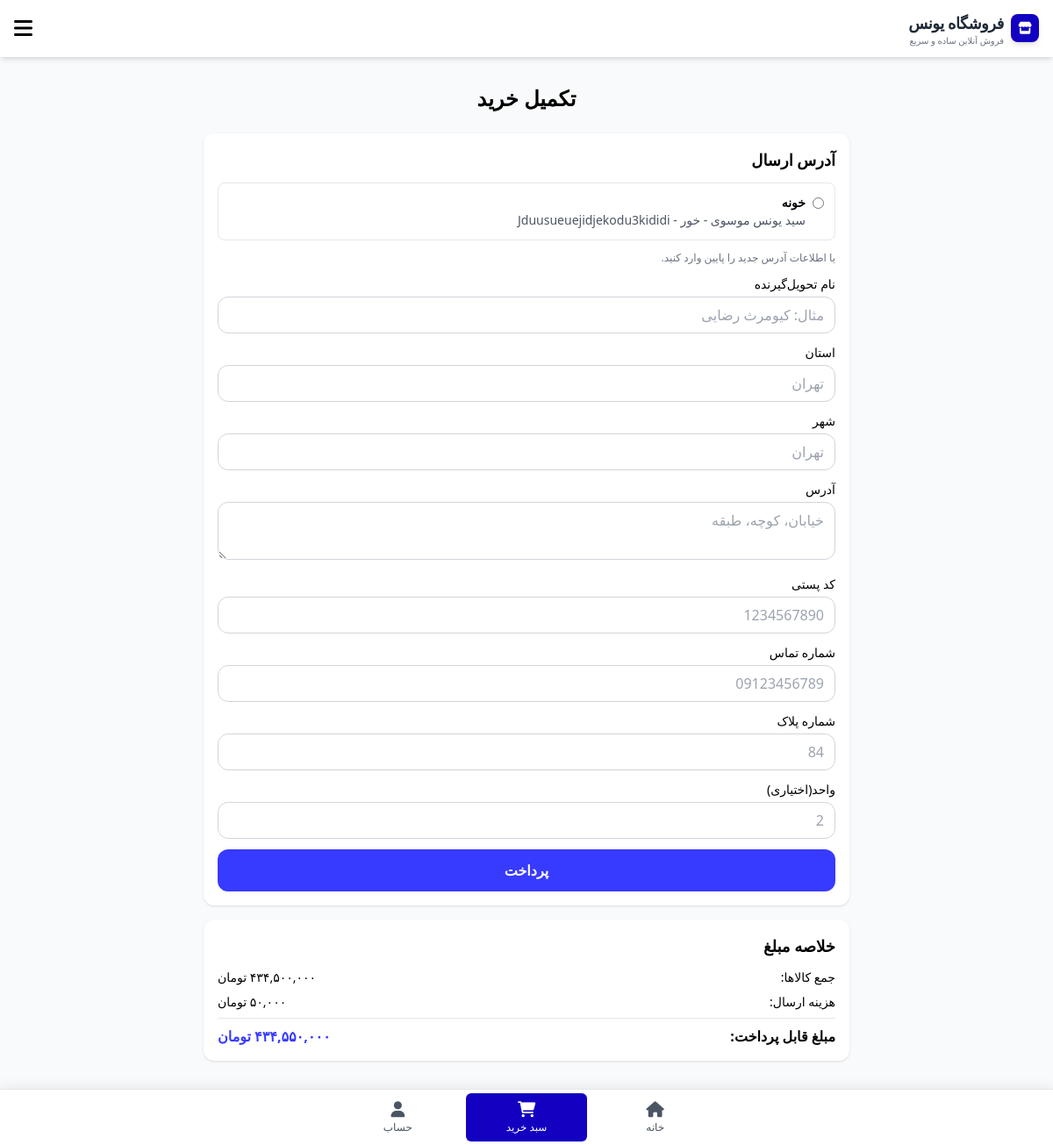
/cart/checkout/ (signed in), run on the app's committed database.
### app_address/models.py (models this page shows)
class Address(models.Model):
    user = models.ForeignKey('app_user.User', on_delete=models.CASCADE)
    title = models.CharField(max_length=30, null=True)
    full_name = models.CharField(max_length=50)
    province = models.CharField(max_length=35)
    city = models.CharField(max_length=35)
    minimal_address = models.TextField()
    building_no = models.PositiveBigIntegerField(
        validators=[
            MinValueValidator(1),
            MaxValueValidator(999)
        ]
    )
    postal_code = models.PositiveBigIntegerField(
        validators=[
            RegexValidator(
                regex=r'^\d{10}$',
                message="کد پستی باید 10 رقمی باشد"
            )
        ]
    )
    hidden = models.BooleanField(default=False)

### app_cart/views.py (the view, shortened to what this page needs)
# urls.py: path('checkout/', views.checkout_view, name='checkout'),
def checkout_view(request):
    if not request.user.is_authenticated:
        return redirect('user:login')
    cart = _get_or_create_cart(request)
    cart_items = list(
        cart.items.select_related("product", "selected_color")
        .prefetch_related(
            Prefetch(
                "product__images",
                queryset=ProductImage.objects.only("id", "product_id", "image"),
            )
        )
        .all()
    )
    if not cart_items:
        return redirect("cart:cart_view")
    subtotal = sum(item.total_price for item in cart_items)
    shipping_cost = 50_000
    total_payable = subtotal + shipping_cost
    addresses = Address.objects.filter(user=request.user, hidden=False) if request.user.is_authenticated else []
    address_text = ""
    address_hidden = None
    address = None
    selected_address = None
    form_errors = []
    payment_success = False
    distance_km = None
    profile_name = ""
    if request.user.is_authenticated:
        profile_name = f"{request.user.first_name or ''} {request.user.last_name or ''}".strip()
    need_full_name = True
    form_data = {
        "full_name": "",
        "province": "",
        "city": "",
        "postal_code": "",
        "building_no": "",
        "unit_no": "",
        "minimal_address": "",
        "phone": "",
    }
    return render(
        request,
        "checkout.html",
        {
            "cart_items": cart_items,
            "addresses": addresses,
            "subtotal": _to_persian_num("{:,}".format(int(subtotal))),
            "shipping_cost": _to_persian_num("{:,}".format(int(shipping_cost))),
            "total_payable": _to_persian_num("{:,}".format(int(total_payable))),
            "distance_km": f"{distance_km:.2f}" if distance_km is not None else "",
            "shop_lat": settings.SHOP_LAT,
            "shop_lng": settings.SHOP_LNG,
            "form_errors": form_errors,
            "selected_address": selected_address,
            "need_full_name": need_full_name,
            "profile_name": profile_name,
            "form_data": form_data,
            "payment_success": payment_success,
            "is_guest_cart": not request.user.is_authenticated,
        },
    )

### app_cart/models.py (called while the page is built)
    @property
    def total_price(self):
        return self.product.final_price * self.quantity

### app_cart/views.py (called while the page is built)
def _to_persian_num(num):
    persian_digits = "۰۱۲۳۴۵۶۷۸۹"
    return "".join(persian_digits[int(d)] if d.isdigit() else d for d in str(num))

def _get_or_create_cart(request):
    if not request.user.is_authenticated:
        guest_cart_id = request.session.get('guest_cart_id')
        if guest_cart_id:
            cart = Cart.objects.filter(id=guest_cart_id, user__isnull=True).first()
            if cart:
                return cart
        cart= Cart.objects.create(user=None, is_active=True)
        request.session['guest_cart_id'] = cart.id
        request.session.modified = True
        return cart
    else:
        cart, _ = Cart.objects.get_or_create(user = request.user, is_active=True)
        return cart

### app_home/context_processors.py (called while the page is built)
def shop_info(request):
    return {
        "SHOP_NAME": getattr(settings, "SHOP_NAME", "SHOP_NAME"),
        "categories": Category.objects.filter(product__is_active=True).distinct().only("id", "name"),
        "search_query": request.GET.get("q", ""),
        "APP_VERSION": getattr(settings, "APP_VERSION", "normal"),
        "PREMIUM_FEATURES": getattr(settings, "PREMIUM_FEATURES", False),
        "SUPER_FEATURES": getattr(settings, "SUPER_FEATURES", False),
        "SHOP_PHONE": getattr(settings, "SHOP_PHONE", ""),
        "SHOP_EMAIL": getattr(settings, "SHOP_EMAIL", ""),
        "SHOP_ADDRESS": getattr(settings, "SHOP_ADDRESS", ""),
        "SHOP_WORKING_HOURS": getattr(settings, "SHOP_WORKING_HOURS", ""),
    }

### app_product/models.py (called while the page is built)
    @property
    def final_price(self):
        if self.discount_percent and self.discount_percent > 0:
            return int(self.price * (1 - self.discount_percent / 100))
        return self.price

### app_cart/templates/checkout.html (shortened to what this page needs)
{% extends "base.html" %}
{% block content %}
<div class="container mx-auto p-4 max-w-3xl">
  <h1 class="text-2xl font-bold mb-6 text-center">تکمیل خرید</h1>
  <div class="bg-white rounded-xl shadow p-4 mb-4">
    <h2 class="font-bold text-lg mb-3">آدرس ارسال</h2>
    <form method="post" class="space-y-3">
      {% if addresses %}
        <div class="space-y-2">
          {% for addr in addresses %}
            <label class="flex items-start gap-2 rounded-lg border border-gray-200 p-3 cursor-pointer hover:border-color-light transition">
              <input type="radio" name="address_id" value="{{ addr.id }}" class="mt-1" {% if selected_address and selected_address.id == addr.id %}checked{% endif %}>
              <div>
                <p class="font-semibold text-sm">{{ addr.title }}</p>
                <p class="text-sm text-gray-600">{{ addr.full_name }} - {{ addr.city }} - {{ addr.minimal_address }}</p>
              </div>
            </label>
          {% endfor %}
        </div>
        <p class="text-xs text-gray-500 mt-1">یا اطلاعات آدرس جدید را پایین وارد کنید.</p>
      {% endif %}
      {% if need_full_name %}
        <div>
          <label class="block mb-1 text-sm font-medium">نام تحویل‌گیرنده</label>
          <input type="text" name="full_name" value="{{ form_data.full_name }}" class="w-full rounded-xl border border-gray-300 px-3 py-2 focus:outline-none focus:border-color-light" placeholder="مثال: کیومرث رضایی">
        </div>
      {% else %}
        <input type="hidden" name="full_name" value="{{ profile_name }}">
      {% endif %}
      <div>
        <label class="block mb-1 text-sm font-medium">استان</label>
        <input type="text" id="province-input" name="province" value="{{ form_data.province }}" class="w-full rounded-xl border border-gray-300 px-3 py-2 focus:outline-none focus:border-color-light" placeholder="تهران">
      </div>
      <div>
        <label class="block mb-1 text-sm font-medium">شهر</label>
        <input type="text" id="city-input" name="city" value="{{ form_data.city }}" class="w-full rounded-xl border border-gray-300 px-3 py-2 focus:outline-none focus:border-color-light" placeholder="تهران">
      </div>
      <div>
        <label class="block mb-1 text-sm font-medium">آدرس</label>
        <textarea name="minimal_address" rows="2" class="w-full rounded-xl border border-gray-300 px-3 py-2 focus:outline-none focus:border-color-light" placeholder="خیابان، کوچه، طبقه">{{ form_data.minimal_address }}</textarea>
      </div>
      <div>
        <label class="block mb-1 text-sm font-medium">کد پستی</label>
        <input type="text" name="postal_code" maxlength="10" value="{{ form_data.postal_code }}" class="w-full rounded-xl border border-gray-300 px-3 py-2 focus:outline-none focus:border-color-light" placeholder="1234567890">
      </div>
      <div>
        <label class="block mb-1 text-sm font-medium">شماره تماس</label>
        <input type="text" name="phone" maxlength="11" value="{{ form_data.phone }}" class="w-full rounded-xl border border-gray-300 px-3 py-2 focus:outline-none focus:border-color-light" placeholder="09123456789">
      </div>
      <div>
        <label class="block mb-1 text-sm font-medium">شماره پلاک</label>
        <input type="text" name="building_no" value="{{ form_data.building_no }}" class="w-full rounded-xl border border-gray-300 px-3 py-2 focus:outline-none focus:border-color-light" placeholder="84">
      </div>
      <div>
        <label class="block mb-1 text-sm font-medium">واحد(اختیاری)</label>
        <input type="text" name="unit_no" value="{{ form_data.unit_no }}" class="w-full rounded-xl border border-gray-300 px-3 py-2 focus:outline-none focus:border-color-light" placeholder="2">
      </div>
      <button type="submit" class="w-full py-3 rounded-xl bg-color-light hover:bg-color-dark text-white font-bold transition">
        پرداخت
      </button>
    </form>
  </div>
  <div class="bg-white rounded-xl shadow p-4">
    <h2 class="font-bold text-lg mb-3">خلاصه مبلغ</h2>
    <div class="space-y-2 text-sm">
      <div class="flex justify-between">
        <span>جمع کالاها:</span>
        <span>{{ subtotal }} تومان</span>
      </div>
      <div class="flex justify-between">
        <span>هزینه ارسال:</span>
        <span>{{ shipping_cost }} تومان</span>
      </div>
      <div class="border-t pt-2 mt-2 flex justify-between font-bold text-base">
        <span>مبلغ قابل پرداخت:</span>
        <span class="text-color-light">{{ total_payable }} تومان</span>
      </div>
    </div>
  </div>
</div>
{% endblock %}

### templates/base.html (style rules this page uses)
:root { --primary-color: #373aff; --primary-dark: #1300c1; }
body { font-family: 'Segoe UI', Tahoma, Geneva, Verdana, sans-serif; }
.text-color-light { color: var(--primary-color); }
.bg-color-light { background-color: var(--primary-color); }

### data on the page
Address: title "خونه", full_name "سید یونس موسوی", city "خور", minimal_address "Jduusueuejidjekodu3kididi"

### other printed values
{{ SHOP_NAME }} "فروشگاه یونس"
{{ total_payable }} "۴۳۴,۵۵۰,۰۰۰"
